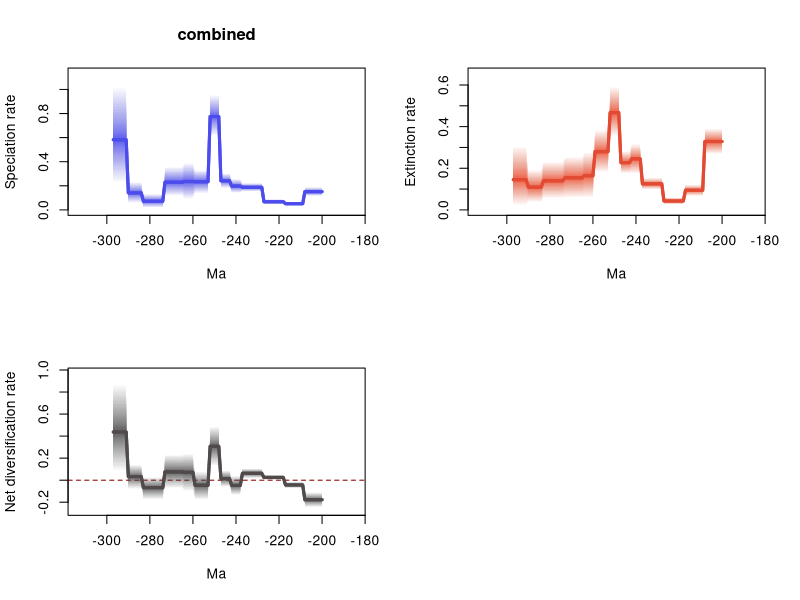

Write the R code that produced this figure.
# 1 files combined:
# 	.\reptilia\mcmc_fixshift_no_predictors\D_bdmcmc\combined_10_marginal_rates.log

# 95% HPDs calculated using code from Biopy (https://www.cs.auckland.ac.nz/~yhel002/biopy/)

pdf(file='C:/Users/SimoesLabAdmin/Documents/BDNN_Arielli/reptilia/mcmc_fixshift_no_predictors/D_bdmcmc/combined_10_marginal_rates_RTT.pdf',width=10.8, height=8.4)
par(mfrow=c(2,2))
library(scales)
plot_RTT <- function (age,hpd_M,hpd_m,mean_m,color){
    N=100
    beta=(1:(N-1))/N
    alpha_shape=0.25
    cat=1-(beta^(1./alpha_shape))
    for (i in 1:(N-1)){
        trans= 1/N + 2/N
        polygon(c(age, rev(age)), c(hpd_M-((hpd_M-mean_m)*cat[i]), rev(hpd_m+((mean_m-hpd_m)*cat[i]))), col = alpha(color,trans), border = NA)
    }
    lines(rev(age), rev(mean_m), col = color, lwd=3)
}
    
L_hpd_m95=c(NA, NA,NA,NA,NA,NA,NA,NA,NA,NA,NA,NA,NA,NA,NA,NA,NA,NA,NA,NA,NA,NA,NA,NA,NA,NA,NA,NA,NA,NA,NA,NA,NA,NA,NA,NA,NA,NA,NA,NA,NA,NA,NA,NA,NA,NA,NA,NA,NA,NA,NA,NA,NA,NA,NA,NA,NA,NA,NA,NA,NA,NA,NA,NA,NA,NA,NA,NA,NA,NA,NA,NA,NA,NA,NA,NA,NA,NA,NA,NA,NA,NA,NA,NA,NA,NA,NA,NA,NA,NA,NA,NA,NA,NA,NA,NA,NA,NA,NA,NA,NA,NA,NA,NA,NA,NA,NA,NA,NA,NA,NA,NA,NA,NA,NA,NA,NA,NA,NA,NA,NA,NA,NA,NA,NA,NA,NA,NA,NA,NA,NA,NA,NA,NA,NA,NA,NA,NA,NA,NA,NA,NA,NA,NA,NA,NA,NA,NA,NA,NA,NA,NA,NA,NA,NA,NA,NA,NA,NA,NA,NA,NA,NA,NA,NA,NA,NA,NA,NA,NA,NA,NA,NA,NA,NA,NA,NA,NA,NA,NA,NA,NA,NA,NA,NA,NA,NA,NA,NA,NA,NA,NA,NA,NA,NA,NA,NA,NA,NA,NA,0.114894,0.114894,0.114894,0.114894,0.114894,0.114894,0.114894,0.114894,0.114894,0.03326,0.03326,0.03326,0.03326,0.03326,0.03326,0.03326,0.03326,0.03326,0.046772,0.046772,0.046772,0.046772,0.046772,0.046772,0.046772,0.046772,0.046772,0.046772,0.151488,0.151488,0.151488,0.151488,0.151488,0.151488,0.151488,0.151488,0.151488,0.151488,0.139884,0.139884,0.139884,0.139884,0.139884,0.180819,0.180819,0.180819,0.180819,0.180819,0.615236,0.615236,0.615236,0.615236,0.615236,0.136393,0.136393,0.136393,0.136393,0.136393,0.136393,0.136393,0.088346,0.088346,0.088346,0.088346,0.088346,0.114546,0.114546,0.114546,0.114546,0.114546,0.114546,0.114546,0.114546,0.114546,0.017754,0.017754,0.017754,0.017754,0.017754,0.017754,0.017754,0.017754,0.017754,0.017754,0.057652,0.057652,0.057652,0.057652,0.057652,0.057652,0.057652,0.216797,0.216797,0.216797,0.216797,0.216797,0.216797,0.216797)
L_hpd_M95=c(NA, NA,NA,NA,NA,NA,NA,NA,NA,NA,NA,NA,NA,NA,NA,NA,NA,NA,NA,NA,NA,NA,NA,NA,NA,NA,NA,NA,NA,NA,NA,NA,NA,NA,NA,NA,NA,NA,NA,NA,NA,NA,NA,NA,NA,NA,NA,NA,NA,NA,NA,NA,NA,NA,NA,NA,NA,NA,NA,NA,NA,NA,NA,NA,NA,NA,NA,NA,NA,NA,NA,NA,NA,NA,NA,NA,NA,NA,NA,NA,NA,NA,NA,NA,NA,NA,NA,NA,NA,NA,NA,NA,NA,NA,NA,NA,NA,NA,NA,NA,NA,NA,NA,NA,NA,NA,NA,NA,NA,NA,NA,NA,NA,NA,NA,NA,NA,NA,NA,NA,NA,NA,NA,NA,NA,NA,NA,NA,NA,NA,NA,NA,NA,NA,NA,NA,NA,NA,NA,NA,NA,NA,NA,NA,NA,NA,NA,NA,NA,NA,NA,NA,NA,NA,NA,NA,NA,NA,NA,NA,NA,NA,NA,NA,NA,NA,NA,NA,NA,NA,NA,NA,NA,NA,NA,NA,NA,NA,NA,NA,NA,NA,NA,NA,NA,NA,NA,NA,NA,NA,NA,NA,NA,NA,NA,NA,NA,NA,NA,NA,0.189069,0.189069,0.189069,0.189069,0.189069,0.189069,0.189069,0.189069,0.189069,0.069171,0.069171,0.069171,0.069171,0.069171,0.069171,0.069171,0.069171,0.069171,0.088614,0.088614,0.088614,0.088614,0.088614,0.088614,0.088614,0.088614,0.088614,0.088614,0.223601,0.223601,0.223601,0.223601,0.223601,0.223601,0.223601,0.223601,0.223601,0.223601,0.257515,0.257515,0.257515,0.257515,0.257515,0.303288,0.303288,0.303288,0.303288,0.303288,0.957867,0.957867,0.957867,0.957867,0.957867,0.333534,0.333534,0.333534,0.333534,0.333534,0.333534,0.333534,0.394066,0.394066,0.394066,0.394066,0.394066,0.359506,0.359506,0.359506,0.359506,0.359506,0.359506,0.359506,0.359506,0.359506,0.133905,0.133905,0.133905,0.133905,0.133905,0.133905,0.133905,0.133905,0.133905,0.133905,0.233301,0.233301,0.233301,0.233301,0.233301,0.233301,0.233301,1.029184,1.029184,1.029184,1.029184,1.029184,1.029184,1.029184)
M_hpd_m95=c(NA, NA,NA,NA,NA,NA,NA,NA,NA,NA,NA,NA,NA,NA,NA,NA,NA,NA,NA,NA,NA,NA,NA,NA,NA,NA,NA,NA,NA,NA,NA,NA,NA,NA,NA,NA,NA,NA,NA,NA,NA,NA,NA,NA,NA,NA,NA,NA,NA,NA,NA,NA,NA,NA,NA,NA,NA,NA,NA,NA,NA,NA,NA,NA,NA,NA,NA,NA,NA,NA,NA,NA,NA,NA,NA,NA,NA,NA,NA,NA,NA,NA,NA,NA,NA,NA,NA,NA,NA,NA,NA,NA,NA,NA,NA,NA,NA,NA,NA,NA,NA,NA,NA,NA,NA,NA,NA,NA,NA,NA,NA,NA,NA,NA,NA,NA,NA,NA,NA,NA,NA,NA,NA,NA,NA,NA,NA,NA,NA,NA,NA,NA,NA,NA,NA,NA,NA,NA,NA,NA,NA,NA,NA,NA,NA,NA,NA,NA,NA,NA,NA,NA,NA,NA,NA,NA,NA,NA,NA,NA,NA,NA,NA,NA,NA,NA,NA,NA,NA,NA,NA,NA,NA,NA,NA,NA,NA,NA,NA,NA,NA,NA,NA,NA,NA,NA,NA,NA,NA,NA,NA,NA,NA,NA,NA,NA,NA,NA,NA,NA,0.266566,0.266566,0.266566,0.266566,0.266566,0.266566,0.266566,0.266566,0.266566,0.066591,0.066591,0.066591,0.066591,0.066591,0.066591,0.066591,0.066591,0.066591,0.025333,0.025333,0.025333,0.025333,0.025333,0.025333,0.025333,0.025333,0.025333,0.025333,0.097955,0.097955,0.097955,0.097955,0.097955,0.097955,0.097955,0.097955,0.097955,0.097955,0.173304,0.173304,0.173304,0.173304,0.173304,0.173803,0.173803,0.173803,0.173803,0.173803,0.350377,0.350377,0.350377,0.350377,0.350377,0.177886,0.177886,0.177886,0.177886,0.177886,0.177886,0.177886,0.056537,0.056537,0.056537,0.056537,0.056537,0.055635,0.055635,0.055635,0.055635,0.055635,0.055635,0.055635,0.055635,0.055635,0.054453,0.054453,0.054453,0.054453,0.054453,0.054453,0.054453,0.054453,0.054453,0.054453,0.034603,0.034603,0.034603,0.034603,0.034603,0.034603,0.034603,0.020277,0.020277,0.020277,0.020277,0.020277,0.020277,0.020277)
M_hpd_M95=c(NA, NA,NA,NA,NA,NA,NA,NA,NA,NA,NA,NA,NA,NA,NA,NA,NA,NA,NA,NA,NA,NA,NA,NA,NA,NA,NA,NA,NA,NA,NA,NA,NA,NA,NA,NA,NA,NA,NA,NA,NA,NA,NA,NA,NA,NA,NA,NA,NA,NA,NA,NA,NA,NA,NA,NA,NA,NA,NA,NA,NA,NA,NA,NA,NA,NA,NA,NA,NA,NA,NA,NA,NA,NA,NA,NA,NA,NA,NA,NA,NA,NA,NA,NA,NA,NA,NA,NA,NA,NA,NA,NA,NA,NA,NA,NA,NA,NA,NA,NA,NA,NA,NA,NA,NA,NA,NA,NA,NA,NA,NA,NA,NA,NA,NA,NA,NA,NA,NA,NA,NA,NA,NA,NA,NA,NA,NA,NA,NA,NA,NA,NA,NA,NA,NA,NA,NA,NA,NA,NA,NA,NA,NA,NA,NA,NA,NA,NA,NA,NA,NA,NA,NA,NA,NA,NA,NA,NA,NA,NA,NA,NA,NA,NA,NA,NA,NA,NA,NA,NA,NA,NA,NA,NA,NA,NA,NA,NA,NA,NA,NA,NA,NA,NA,NA,NA,NA,NA,NA,NA,NA,NA,NA,NA,NA,NA,NA,NA,NA,NA,0.392005,0.392005,0.392005,0.392005,0.392005,0.392005,0.392005,0.392005,0.392005,0.121234,0.121234,0.121234,0.121234,0.121234,0.121234,0.121234,0.121234,0.121234,0.06033,0.06033,0.06033,0.06033,0.06033,0.06033,0.06033,0.06033,0.06033,0.06033,0.154237,0.154237,0.154237,0.154237,0.154237,0.154237,0.154237,0.154237,0.154237,0.154237,0.317843,0.317843,0.317843,0.317843,0.317843,0.282915,0.282915,0.282915,0.282915,0.282915,0.595626,0.595626,0.595626,0.595626,0.595626,0.387275,0.387275,0.387275,0.387275,0.387275,0.387275,0.387275,0.280159,0.280159,0.280159,0.280159,0.280159,0.258638,0.258638,0.258638,0.258638,0.258638,0.258638,0.258638,0.258638,0.258638,0.234325,0.234325,0.234325,0.234325,0.234325,0.234325,0.234325,0.234325,0.234325,0.234325,0.193448,0.193448,0.193448,0.193448,0.193448,0.193448,0.193448,0.310559,0.310559,0.310559,0.310559,0.310559,0.310559,0.310559)
R_hpd_m95=c(NA, NA,NA,NA,NA,NA,NA,NA,NA,NA,NA,NA,NA,NA,NA,NA,NA,NA,NA,NA,NA,NA,NA,NA,NA,NA,NA,NA,NA,NA,NA,NA,NA,NA,NA,NA,NA,NA,NA,NA,NA,NA,NA,NA,NA,NA,NA,NA,NA,NA,NA,NA,NA,NA,NA,NA,NA,NA,NA,NA,NA,NA,NA,NA,NA,NA,NA,NA,NA,NA,NA,NA,NA,NA,NA,NA,NA,NA,NA,NA,NA,NA,NA,NA,NA,NA,NA,NA,NA,NA,NA,NA,NA,NA,NA,NA,NA,NA,NA,NA,NA,NA,NA,NA,NA,NA,NA,NA,NA,NA,NA,NA,NA,NA,NA,NA,NA,NA,NA,NA,NA,NA,NA,NA,NA,NA,NA,NA,NA,NA,NA,NA,NA,NA,NA,NA,NA,NA,NA,NA,NA,NA,NA,NA,NA,NA,NA,NA,NA,NA,NA,NA,NA,NA,NA,NA,NA,NA,NA,NA,NA,NA,NA,NA,NA,NA,NA,NA,NA,NA,NA,NA,NA,NA,NA,NA,NA,NA,NA,NA,NA,NA,NA,NA,NA,NA,NA,NA,NA,NA,NA,NA,NA,NA,NA,NA,NA,NA,NA,NA,-0.245068,-0.245068,-0.245068,-0.245068,-0.245068,-0.245068,-0.245068,-0.245068,-0.245068,-0.072019,-0.072019,-0.072019,-0.072019,-0.072019,-0.072019,-0.072019,-0.072019,-0.072019,0.001971,0.001971,0.001971,0.001971,0.001971,0.001971,0.001971,0.001971,0.001971,0.001971,0.017861,0.017861,0.017861,0.017861,0.017861,0.017861,0.017861,0.017861,0.017861,0.017861,-0.136564,-0.136564,-0.136564,-0.136564,-0.136564,-0.060812,-0.060812,-0.060812,-0.060812,-0.060812,0.126858,0.126858,0.126858,0.126858,0.126858,-0.176934,-0.176934,-0.176934,-0.176934,-0.176934,-0.176934,-0.176934,-0.104292,-0.104292,-0.104292,-0.104292,-0.104292,-0.078207,-0.078207,-0.078207,-0.078207,-0.078207,-0.078207,-0.078207,-0.078207,-0.078207,-0.176243,-0.176243,-0.176243,-0.176243,-0.176243,-0.176243,-0.176243,-0.176243,-0.176243,-0.176243,-0.080873,-0.080873,-0.080873,-0.080873,-0.080873,-0.080873,-0.080873,0.074403,0.074403,0.074403,0.074403,0.074403,0.074403,0.074403)
R_hpd_M95=c(NA, NA,NA,NA,NA,NA,NA,NA,NA,NA,NA,NA,NA,NA,NA,NA,NA,NA,NA,NA,NA,NA,NA,NA,NA,NA,NA,NA,NA,NA,NA,NA,NA,NA,NA,NA,NA,NA,NA,NA,NA,NA,NA,NA,NA,NA,NA,NA,NA,NA,NA,NA,NA,NA,NA,NA,NA,NA,NA,NA,NA,NA,NA,NA,NA,NA,NA,NA,NA,NA,NA,NA,NA,NA,NA,NA,NA,NA,NA,NA,NA,NA,NA,NA,NA,NA,NA,NA,NA,NA,NA,NA,NA,NA,NA,NA,NA,NA,NA,NA,NA,NA,NA,NA,NA,NA,NA,NA,NA,NA,NA,NA,NA,NA,NA,NA,NA,NA,NA,NA,NA,NA,NA,NA,NA,NA,NA,NA,NA,NA,NA,NA,NA,NA,NA,NA,NA,NA,NA,NA,NA,NA,NA,NA,NA,NA,NA,NA,NA,NA,NA,NA,NA,NA,NA,NA,NA,NA,NA,NA,NA,NA,NA,NA,NA,NA,NA,NA,NA,NA,NA,NA,NA,NA,NA,NA,NA,NA,NA,NA,NA,NA,NA,NA,NA,NA,NA,NA,NA,NA,NA,NA,NA,NA,NA,NA,NA,NA,NA,NA,-0.108801,-0.108801,-0.108801,-0.108801,-0.108801,-0.108801,-0.108801,-0.108801,-0.108801,-0.014012,-0.014012,-0.014012,-0.014012,-0.014012,-0.014012,-0.014012,-0.014012,-0.014012,0.049119,0.049119,0.049119,0.049119,0.049119,0.049119,0.049119,0.049119,0.049119,0.049119,0.107322,0.107322,0.107322,0.107322,0.107322,0.107322,0.107322,0.107322,0.107322,0.107322,0.041542,0.041542,0.041542,0.041542,0.041542,0.089411,0.089411,0.089411,0.089411,0.089411,0.492103,0.492103,0.492103,0.492103,0.492103,0.080868,0.080868,0.080868,0.080868,0.080868,0.080868,0.080868,0.244363,0.244363,0.244363,0.244363,0.244363,0.236442,0.236442,0.236442,0.236442,0.236442,0.236442,0.236442,0.236442,0.236442,0.032035,0.032035,0.032035,0.032035,0.032035,0.032035,0.032035,0.032035,0.032035,0.032035,0.144286,0.144286,0.144286,0.144286,0.144286,0.144286,0.144286,0.880124,0.880124,0.880124,0.880124,0.880124,0.880124,0.880124)
L_mean=c(NA, NA,NA,NA,NA,NA,NA,NA,NA,NA,NA,NA,NA,NA,NA,NA,NA,NA,NA,NA,NA,NA,NA,NA,NA,NA,NA,NA,NA,NA,NA,NA,NA,NA,NA,NA,NA,NA,NA,NA,NA,NA,NA,NA,NA,NA,NA,NA,NA,NA,NA,NA,NA,NA,NA,NA,NA,NA,NA,NA,NA,NA,NA,NA,NA,NA,NA,NA,NA,NA,NA,NA,NA,NA,NA,NA,NA,NA,NA,NA,NA,NA,NA,NA,NA,NA,NA,NA,NA,NA,NA,NA,NA,NA,NA,NA,NA,NA,NA,NA,NA,NA,NA,NA,NA,NA,NA,NA,NA,NA,NA,NA,NA,NA,NA,NA,NA,NA,NA,NA,NA,NA,NA,NA,NA,NA,NA,NA,NA,NA,NA,NA,NA,NA,NA,NA,NA,NA,NA,NA,NA,NA,NA,NA,NA,NA,NA,NA,NA,NA,NA,NA,NA,NA,NA,NA,NA,NA,NA,NA,NA,NA,NA,NA,NA,NA,NA,NA,NA,NA,NA,NA,NA,NA,NA,NA,NA,NA,NA,NA,NA,NA,NA,NA,NA,NA,NA,NA,NA,NA,NA,NA,NA,NA,NA,NA,NA,NA,NA,NA,0.151212959234015,0.151212959234015,0.151212959234015,0.151212959234015,0.151212959234015,0.151212959234015,0.151212959234015,0.151212959234015,0.151212959234015,0.051229057383966,0.051229057383966,0.051229057383966,0.051229057383966,0.051229057383966,0.051229057383966,0.051229057383966,0.051229057383966,0.051229057383966,0.067588026268528,0.067588026268528,0.067588026268528,0.067588026268528,0.067588026268528,0.067588026268528,0.067588026268528,0.067588026268528,0.067588026268528,0.067588026268528,0.187355944325435,0.187355944325435,0.187355944325435,0.187355944325435,0.187355944325435,0.187355944325435,0.187355944325435,0.187355944325435,0.187355944325435,0.187355944325435,0.197566190847128,0.197566190847128,0.197566190847128,0.197566190847128,0.197566190847128,0.241381186995564,0.241381186995564,0.241381186995564,0.241381186995564,0.241381186995564,0.774976470236936,0.774976470236936,0.774976470236936,0.774976470236936,0.774976470236936,0.23365370388402,0.23365370388402,0.23365370388402,0.23365370388402,0.23365370388402,0.23365370388402,0.23365370388402,0.235443133484799,0.235443133484799,0.235443133484799,0.235443133484799,0.235443133484799,0.229390156788921,0.229390156788921,0.229390156788921,0.229390156788921,0.229390156788921,0.229390156788921,0.229390156788921,0.229390156788921,0.229390156788921,0.071970513837499,0.071970513837499,0.071970513837499,0.071970513837499,0.071970513837499,0.071970513837499,0.071970513837499,0.071970513837499,0.071970513837499,0.071970513837499,0.141256157373147,0.141256157373147,0.141256157373147,0.141256157373147,0.141256157373147,0.141256157373147,0.141256157373147,0.582573489776047,0.582573489776047,0.582573489776047,0.582573489776047,0.582573489776047,0.582573489776047,0.582573489776047)
M_mean=c(NA, NA,NA,NA,NA,NA,NA,NA,NA,NA,NA,NA,NA,NA,NA,NA,NA,NA,NA,NA,NA,NA,NA,NA,NA,NA,NA,NA,NA,NA,NA,NA,NA,NA,NA,NA,NA,NA,NA,NA,NA,NA,NA,NA,NA,NA,NA,NA,NA,NA,NA,NA,NA,NA,NA,NA,NA,NA,NA,NA,NA,NA,NA,NA,NA,NA,NA,NA,NA,NA,NA,NA,NA,NA,NA,NA,NA,NA,NA,NA,NA,NA,NA,NA,NA,NA,NA,NA,NA,NA,NA,NA,NA,NA,NA,NA,NA,NA,NA,NA,NA,NA,NA,NA,NA,NA,NA,NA,NA,NA,NA,NA,NA,NA,NA,NA,NA,NA,NA,NA,NA,NA,NA,NA,NA,NA,NA,NA,NA,NA,NA,NA,NA,NA,NA,NA,NA,NA,NA,NA,NA,NA,NA,NA,NA,NA,NA,NA,NA,NA,NA,NA,NA,NA,NA,NA,NA,NA,NA,NA,NA,NA,NA,NA,NA,NA,NA,NA,NA,NA,NA,NA,NA,NA,NA,NA,NA,NA,NA,NA,NA,NA,NA,NA,NA,NA,NA,NA,NA,NA,NA,NA,NA,NA,NA,NA,NA,NA,NA,NA,0.328488607897869,0.328488607897869,0.328488607897869,0.328488607897869,0.328488607897869,0.328488607897869,0.328488607897869,0.328488607897869,0.328488607897869,0.094336452450503,0.094336452450503,0.094336452450503,0.094336452450503,0.094336452450503,0.094336452450503,0.094336452450503,0.094336452450503,0.094336452450503,0.04271728531862,0.04271728531862,0.04271728531862,0.04271728531862,0.04271728531862,0.04271728531862,0.04271728531862,0.04271728531862,0.04271728531862,0.04271728531862,0.12514404502867,0.12514404502867,0.12514404502867,0.12514404502867,0.12514404502867,0.12514404502867,0.12514404502867,0.12514404502867,0.12514404502867,0.12514404502867,0.245256553629774,0.245256553629774,0.245256553629774,0.245256553629774,0.245256553629774,0.227105283674132,0.227105283674132,0.227105283674132,0.227105283674132,0.227105283674132,0.467506119701396,0.467506119701396,0.467506119701396,0.467506119701396,0.467506119701396,0.27974881090555,0.27974881090555,0.27974881090555,0.27974881090555,0.27974881090555,0.27974881090555,0.27974881090555,0.164104875213675,0.164104875213675,0.164104875213675,0.164104875213675,0.164104875213675,0.153949008893216,0.153949008893216,0.153949008893216,0.153949008893216,0.153949008893216,0.153949008893216,0.153949008893216,0.153949008893216,0.153949008893216,0.139790877615493,0.139790877615493,0.139790877615493,0.139790877615493,0.139790877615493,0.139790877615493,0.139790877615493,0.139790877615493,0.139790877615493,0.139790877615493,0.109307967845937,0.109307967845937,0.109307967845937,0.109307967845937,0.109307967845937,0.109307967845937,0.109307967845937,0.145238323466407,0.145238323466407,0.145238323466407,0.145238323466407,0.145238323466407,0.145238323466407,0.145238323466407)
R_mean=c(NA, NA,NA,NA,NA,NA,NA,NA,NA,NA,NA,NA,NA,NA,NA,NA,NA,NA,NA,NA,NA,NA,NA,NA,NA,NA,NA,NA,NA,NA,NA,NA,NA,NA,NA,NA,NA,NA,NA,NA,NA,NA,NA,NA,NA,NA,NA,NA,NA,NA,NA,NA,NA,NA,NA,NA,NA,NA,NA,NA,NA,NA,NA,NA,NA,NA,NA,NA,NA,NA,NA,NA,NA,NA,NA,NA,NA,NA,NA,NA,NA,NA,NA,NA,NA,NA,NA,NA,NA,NA,NA,NA,NA,NA,NA,NA,NA,NA,NA,NA,NA,NA,NA,NA,NA,NA,NA,NA,NA,NA,NA,NA,NA,NA,NA,NA,NA,NA,NA,NA,NA,NA,NA,NA,NA,NA,NA,NA,NA,NA,NA,NA,NA,NA,NA,NA,NA,NA,NA,NA,NA,NA,NA,NA,NA,NA,NA,NA,NA,NA,NA,NA,NA,NA,NA,NA,NA,NA,NA,NA,NA,NA,NA,NA,NA,NA,NA,NA,NA,NA,NA,NA,NA,NA,NA,NA,NA,NA,NA,NA,NA,NA,NA,NA,NA,NA,NA,NA,NA,NA,NA,NA,NA,NA,NA,NA,NA,NA,NA,NA,-0.177275651887915,-0.177275651887915,-0.177275651887915,-0.177275651887915,-0.177275651887915,-0.177275651887915,-0.177275651887915,-0.177275651887915,-0.177275651887915,-0.043107394049551,-0.043107394049551,-0.043107394049551,-0.043107394049551,-0.043107394049551,-0.043107394049551,-0.043107394049551,-0.043107394049551,-0.043107394049551,0.024870744390349,0.024870744390349,0.024870744390349,0.024870744390349,0.024870744390349,0.024870744390349,0.024870744390349,0.024870744390349,0.024870744390349,0.024870744390349,0.062211902455913,0.062211902455913,0.062211902455913,0.062211902455913,0.062211902455913,0.062211902455913,0.062211902455913,0.062211902455913,0.062211902455913,0.062211902455913,-0.047690361073245,-0.047690361073245,-0.047690361073245,-0.047690361073245,-0.047690361073245,0.014275902845397,0.014275902845397,0.014275902845397,0.014275902845397,0.014275902845397,0.307470347938981,0.307470347938981,0.307470347938981,0.307470347938981,0.307470347938981,-0.046095110461971,-0.046095110461971,-0.046095110461971,-0.046095110461971,-0.046095110461971,-0.046095110461971,-0.046095110461971,0.071338259417938,0.071338259417938,0.071338259417938,0.071338259417938,0.071338259417938,0.075441144195607,0.075441144195607,0.075441144195607,0.075441144195607,0.075441144195607,0.075441144195607,0.075441144195607,0.075441144195607,0.075441144195607,-0.06782036511955,-0.06782036511955,-0.06782036511955,-0.06782036511955,-0.06782036511955,-0.06782036511955,-0.06782036511955,-0.06782036511955,-0.06782036511955,-0.06782036511955,0.031948188055826,0.031948188055826,0.031948188055826,0.031948188055826,0.031948188055826,0.031948188055826,0.031948188055826,0.437335165573948,0.437335165573948,0.437335165573948,0.437335165573948,0.437335165573948,0.437335165573948,0.437335165573948)
trans=0.5
age=(0:(298-1))* -1
plot(age,age,type = 'n', ylim = c(0, 1.1321024000000002), xlim = c(-312.9,-185.1), ylab = 'Speciation rate', xlab = 'Ma',main='combined' )
plot_RTT(age,L_hpd_M95,L_hpd_m95,L_mean,"#4c4cec")
lines(rev(age), rev(L_mean), col = "#4c4cec", lwd=3)
plot(age,age,type = 'n', ylim = c(0, 0.6551886), xlim = c(-312.9,-185.1), ylab = 'Extinction rate', xlab = 'Ma' )
plot_RTT(age,M_hpd_M95,M_hpd_m95,M_mean,"#e34a33")
lines(rev(age), rev(M_mean), col = "#e34a33", lwd=3)
plot(age,age,type = 'n', ylim = c(-0.2695748, 0.9681364000000001), xlim = c(-312.9,-185.1), ylab = 'Net diversification rate', xlab = 'Ma' )
abline(h=0,lty=2,col="darkred")
plot_RTT(age,R_hpd_M95,R_hpd_m95,R_mean,"#504A4B")
lines(rev(age), rev(R_mean), col = "#504A4B", lwd=3)
n <- dev.off()
